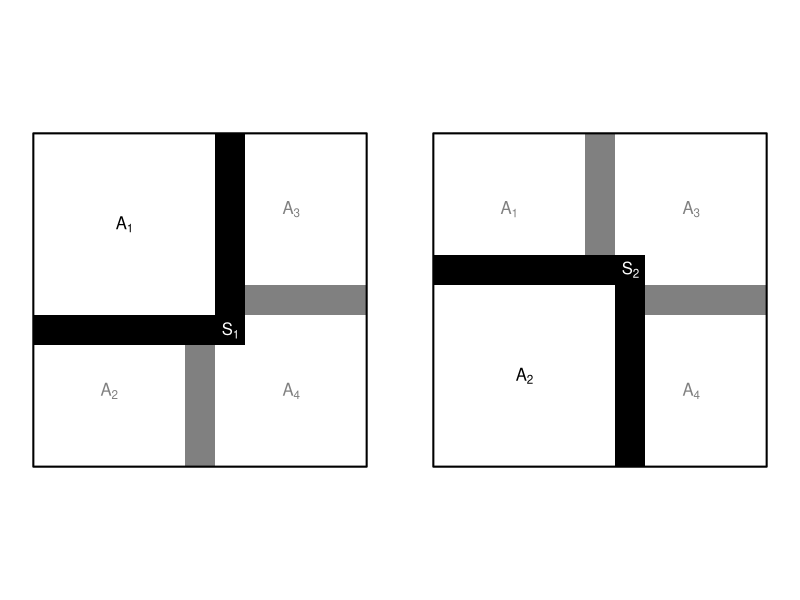

R code for this plot:
pdf("img/fig.var.3.pdf", width=10, height=5)
par(mfrow=c(1,2), mar=c(1,1,1,1))

# plot(0, col=NA, xlim=c(0,11), ylim=c(0,11), asp=1, xlab=NA, ylab=NA, axes=FALSE)
# polygon(c(5,6,6,5), c(0,0,11,11), col=rgb(0,0,0,1), border=NA)
# polygon(c(0,11,11,0), c(5,5,6,6), col=rgb(0,0,0,1), border=NA)
# polygon(c(0,11,11,0), c(0,0,11,11), lwd=2)
# text(5.5, 5.5, "S", col="white")
# text(c(2.5,2.5,8.5,8.5), c(8.5,2.5,8.5,2.5), c(expression(A[1]), expression(A[2]), expression(A[3]), expression(A[4])))

plot(0, col=NA, xlim=c(0,11), ylim=c(0,11), asp=1, xlab=NA, ylab=NA, axes=FALSE)
polygon(c(5,6,6,5), c(0,0,4,4), col=rgb(0.5,0.5,0.5,1), border=NA)
polygon(c(7,11,11,7), c(5,5,6,6), col=rgb(0.5,0.5,0.5,1), border=NA)
polygon(c(0,7,7,6,6,0), c(4,4,11,11,5,5), col=rgb(0,0,0,1), border=NA)
# polygon(c(0,5,5,0), c(6,6,11,11), col=NA, border=rgb(0.5,0.5,0.5,1), lwd=1.5, lty=3)
polygon(c(0,11,11,0), c(0,0,11,11), lwd=2)
text(6.5, 4.5, expression(S[1]), col="white")
text(c(3,2.5,8.5,8.5), c(8,2.5,8.5,2.5), c(expression(A[1]), expression(A[2]), expression(A[3]), expression(A[4])),
     col=c(rgb(0,0,0,1), rgb(0.5,0.5,0.5,1), rgb(0.5,0.5,0.5,1), rgb(0.5,0.5,0.5,1)))

plot(0, col=NA, xlim=c(0,11), ylim=c(0,11), asp=1, xlab=NA, ylab=NA, axes=FALSE)
polygon(c(5,6,6,5), c(7,7,11,11), col=rgb(0.5,0.5,0.5,1), border=NA)
polygon(c(7,11,11,7), c(5,5,6,6), col=rgb(0.5,0.5,0.5,1), border=NA)
polygon(c(0,6,6,7,7,0), c(6,6,0,0,7,7), col=rgb(0,0,0,1), border=NA)
polygon(c(0,11,11,0), c(0,0,11,11), lwd=2)
text(6.5, 6.5, expression(S[2]), col="white")
text(c(2.5,3,8.5,8.5), c(8.5,3,8.5,2.5), c(expression(A[1]), expression(A[2]), expression(A[3]), expression(A[4])),
     col=c(rgb(0.5,0.5,0.5,1), rgb(0,0,0,1), rgb(0.5,0.5,0.5,1), rgb(0.5,0.5,0.5,1)))

dev.off()
